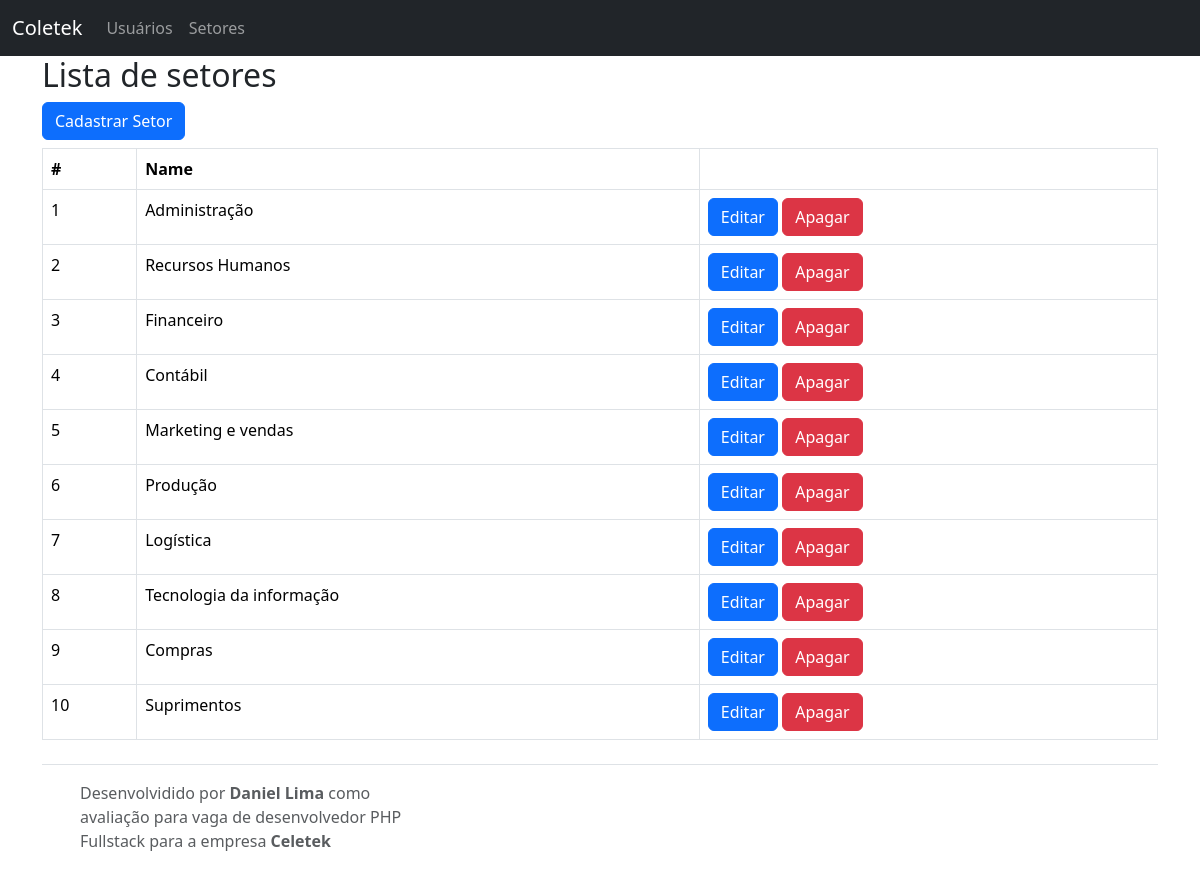
Page /setores on the committed database.
### tables this page shows
CREATE TABLE `setores` (
  `id` int(11) NOT NULL,
  `name` varchar(50) NOT NULL
);

### core/View.php (called while the page is built, shortened)
<?php
class View{
    static function show($view_name, $data = []){
        include "app/views/{$view_name}.php";
    }
}

### app/controllers/SetorController.php (called while the page is built, shortened)
<?php
class SetorController
{
    public function index()
    {
        $users = SetorModel::getAll();
        View::show('setor_list', $users);
    }
}

### core/App.php (called while the page is built)
<?php
final class App
{
    public $url_base;
    public $routes = [];
    public function __construct($url_base) {
        $this->url_base = $url_base;
    }
    public function set_rout($patern, $verbo, $classe, $metodo){
        $this->routes[] = [
            'pattern'=>$patern,
            'verbo'=>$verbo,
            'class'=>$classe,
            'metodo'=>$metodo
        ];
    }
    function call_controler_method_by_rout($rout){
        $instance = new $rout['class'];
        $instance->{$rout['metodo']}($rout['values']);
    }
    public function show(){
        $this->call_controler_method_by_rout($this->get_rout_by_request());
    }
    public function get_rout_by_request(){
        $verbo = $_SERVER['REQUEST_METHOD'];
        $url = $_SERVER['REQUEST_URI'];
        $url_relativa = str_replace($this->url_base, '',$url);
        foreach ($this->routes as $indice => $rout) {
             if($rout['verbo'] != $verbo){
                continue;
            }
            if (!preg_match($rout['pattern'], $url_relativa, $matches)) {
                continue;
            }
            $rout['values'] = $matches;
            return $rout;
        }
        return [
            'class'=>'AppController',
            'metodo'=>'get404',
            'values'=>[0=>$url_relativa]
        ];
    }
    function make_url($relativo){
        return "{$this->url_base}{$relativo}";
    }
}

### index.php (called while the page is built, shortened)
<?php
include_once "autoload.php";
function get_lelative_url()
{
    $relative_path_file = str_replace($_SERVER['DOCUMENT_ROOT'], '', $_SERVER['SCRIPT_NAME']);
    $relative_path_sys = str_replace('index.php', '', $relative_path_file);
    return $relative_path_sys;
}
$app = new App(get_lelative_url());
$app->show();

### autoload.php (called while the page is built, shortened)
<?php
spl_autoload_register(function ($class) {
    $directories = [
        'core',
        'app/views',
        'app/controllers',
        'app/models'
    ];
    foreach ($directories as $dir) {
        $file = __DIR__ . '/' . $dir . '/' . $class . '.php';
        if (file_exists($file)) {
            return;
        }
    }
});

### app/models/SetorModel.php (called while the page is built, shortened)
<?php
class SetorModel extends Model{
    static function getAll($filter=[]){
        $conn = Model::getConexao();
        $sth = $conn->prepare("select * from setores");
        $sth->execute();
        return $sth->fetchAll();
    }
}

### app/views/setor_list.php (the view, shortened to what this page needs)
<div class="container page">
  <h2>Lista de setores</h2>
  <a class="btn btn-primary mb-2" href="<?php echo $app->make_url('setores/add') ?>">Cadastrar Setor</a>
  <table class="table table-bordered">
    <thead>
      <tr>
        <th scope="col">#</th>
        <th scope="col">Name</th>
        <th scope="col"></th>
      </tr>
    </thead>
    <tbody>
      <?php foreach ($data as $indice => $setor) : ?>
        <tr>
          <td><?php echo $setor['id'] ?></td>
          <td><?php echo $setor['name'] ?></td>
          <td>
            <a class="btn btn-primary" href="<?php echo $app->make_url('setores/' . $setor['id']); ?>">Editar</a>
            <a class="btn btn-danger" href="<?php echo $app->make_url('setores/' . $setor['id'] . '/delete'); ?>">Apagar</a>
          </td>
        </tr>
      <?php endforeach; ?>
    </tbody>
  </table>
</div>

### app/views/master_header.php (style rules this page uses)
.page { min-height: calc(100vh - 200px); }

### rows in the picture
setores: id "1", name "Administração"
setores: id "2", name "Recursos Humanos"
setores: id "3", name "Financeiro"
setores: id "4", name "Contábil"
setores: id "5", name "Marketing e vendas"
setores: id "6", name "Produção"
setores: id "7", name "Logística"
setores: id "8", name "Tecnologia da informação"
setores: id "9", name "Compras"
setores: id "10", name "Suprimentos"
